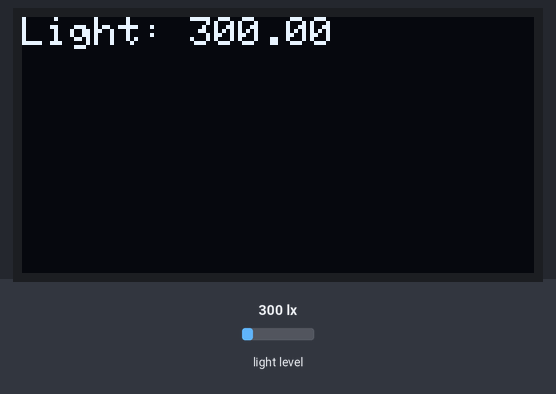
Simulated run of this sketch. Board: ESP32. Parts: 128×64 one-colour display. Inputs (shaded band) come from the test bench; at power-on: light level 300 lx. What the sketch prints to the serial monitor is not drawn.

Above: at 1.4 s.
1.5 s: light level set to 40 lx
At 3.0 s:
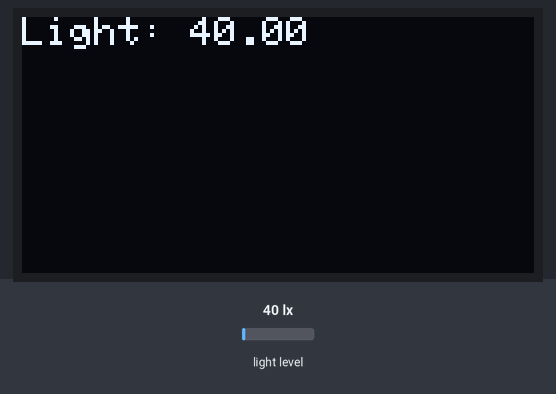
3.8 s: light level set to 500 lx
At 5.2 s:
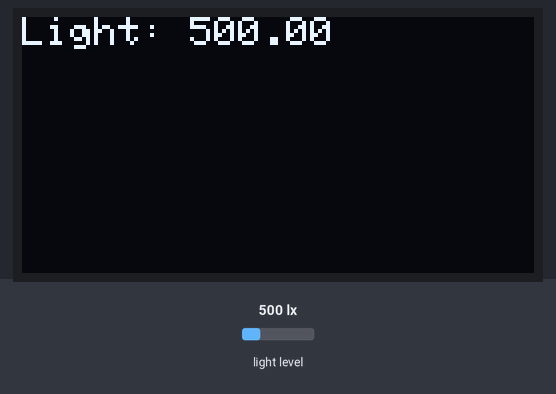
5.9 s: light level set to 1000 lx
At 7.5 s:
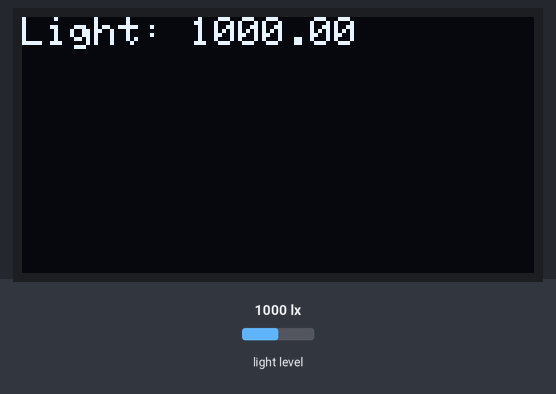
Timing chart, 0 to 9.0 s (numbered marks = the images above; inputs shaded):
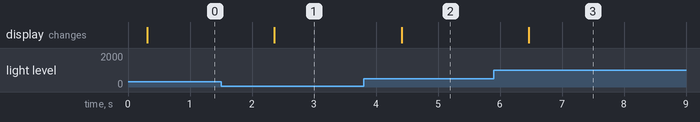

Measured:
- after the input at 1.5 s, the display: changes after 0.86 s (image 1)
- after the input at 3.8 s, the display: changes after 0.61 s (image 2)
- after the input at 5.9 s, the display: changes after 0.56 s (image 3)

The sketch:

BH1750_OLED.ino
```cpp
/*
* This example code for lux BH1750 module
* is used with ESP32 LPkit board.
* ESP32-LPkit reads Lux values from BH1750 sensor
* and shows on OLED display
*
* SDA - GPIO21
* SCL - GPIO22
*
* Made by (c) laskakit.cz 2023
*
* Libraries
* https://github.com/claws/BH1750 Example is used
* https://github.com/adafruit/Adafruit-GFX-Library
* https://github.com/adafruit/Adafruit_SH110X
*/

#include <BH1750.h>
#include <Wire.h>
#include <Adafruit_GFX.h>     // https://github.com/adafruit/Adafruit-GFX-Library
#include <Adafruit_SH110X.h>  // https://github.com/adafruit/Adafruit_SH110X

#define i2c_Address 0x3c


BH1750 lightMeter;
Adafruit_SH1106G display = Adafruit_SH1106G(128, 64, &Wire, -1); //Nastavý display

void setup() {
  Serial.begin(115200);

  Wire.begin(21,22);

  lightMeter.begin();

  Serial.println(F("BH1750 Test begin"));

  delay(250);

  display.begin(i2c_Address, true);
  display.clearDisplay();
  display.setTextColor(SH110X_WHITE);
  display.setTextSize(1);
}

void loop() {
  float lux = lightMeter.readLightLevel();
  Serial.print("Light: ");
  Serial.print(lux);
  Serial.println(" lx");

  display.setCursor(0,0);
  display.println((String)"Light: "+lux);       //Zobrazí na displeji Lux data
  display.display();
  delay(1000);
  display.clearDisplay();
}
```
